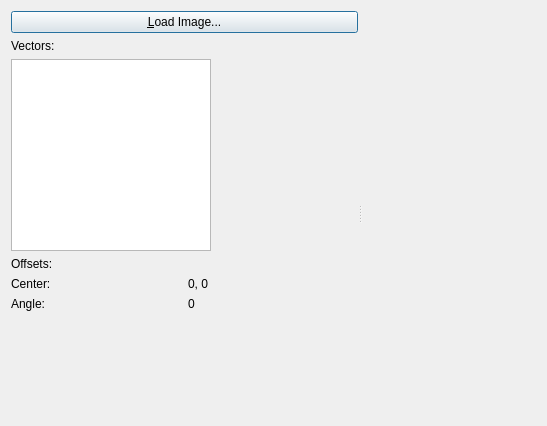
<ui version="4.0" >
 <class>Pattern_Window</class>
 <widget class="QDialog" name="Pattern_Window" >
  <property name="geometry" >
   <rect>
    <x>0</x>
    <y>0</y>
    <width>547</width>
    <height>426</height>
   </rect>
  </property>
  <property name="windowTitle" >
   <string>Patterns</string>
  </property>
  <layout class="QVBoxLayout" >
   <item>
    <widget class="QSplitter" name="splitter" >
     <property name="orientation" >
      <enum>Qt::Horizontal</enum>
     </property>
     <widget class="QWidget" name="" >
      <layout class="QVBoxLayout" >
       <item>
        <widget class="QPushButton" name="load_image" >
         <property name="text" >
          <string>&amp;Load Image...</string>
         </property>
        </widget>
       </item>
       <item>
        <widget class="QLabel" name="label" >
         <property name="text" >
          <string>Vectors:</string>
         </property>
        </widget>
       </item>
       <item>
        <widget class="QTableView" name="vectors" >
         <property name="sizePolicy" >
          <sizepolicy vsizetype="Expanding" hsizetype="Preferred" >
           <horstretch>0</horstretch>
           <verstretch>0</verstretch>
          </sizepolicy>
         </property>
         <property name="maximumSize" >
          <size>
           <width>200</width>
           <height>16777215</height>
          </size>
         </property>
         <property name="contextMenuPolicy" >
          <enum>Qt::CustomContextMenu</enum>
         </property>
        </widget>
       </item>
       <item>
        <layout class="QGridLayout" >
         <item row="0" column="0" colspan="2" >
          <widget class="QLabel" name="label_6" >
           <property name="text" >
            <string>Offsets:</string>
           </property>
          </widget>
         </item>
         <item row="1" column="0" >
          <widget class="QLabel" name="label_2" >
           <property name="text" >
            <string>Center:</string>
           </property>
          </widget>
         </item>
         <item row="1" column="1" >
          <widget class="QLabel" name="center" >
           <property name="text" >
            <string>0, 0</string>
           </property>
          </widget>
         </item>
         <item row="2" column="0" >
          <widget class="QLabel" name="label_4" >
           <property name="text" >
            <string>Angle:</string>
           </property>
          </widget>
         </item>
         <item row="2" column="1" >
          <widget class="QLabel" name="angle" >
           <property name="text" >
            <string>0</string>
           </property>
          </widget>
         </item>
        </layout>
       </item>
       <item>
        <spacer>
         <property name="orientation" >
          <enum>Qt::Vertical</enum>
         </property>
         <property name="sizeHint" >
          <size>
           <width>200</width>
           <height>20</height>
          </size>
         </property>
        </spacer>
       </item>
      </layout>
     </widget>
     <widget class="Pattern_View" native="1" name="view" >
      <property name="sizePolicy" >
       <sizepolicy vsizetype="Expanding" hsizetype="Expanding" >
        <horstretch>0</horstretch>
        <verstretch>0</verstretch>
       </sizepolicy>
      </property>
     </widget>
    </widget>
   </item>
  </layout>
 </widget>
 <customwidgets>
  <customwidget>
   <class>Pattern_View</class>
   <extends>QWidget</extends>
   <header>../Pattern_View.h</header>
   <container>1</container>
  </customwidget>
 </customwidgets>
 <resources/>
 <connections/>
</ui>
